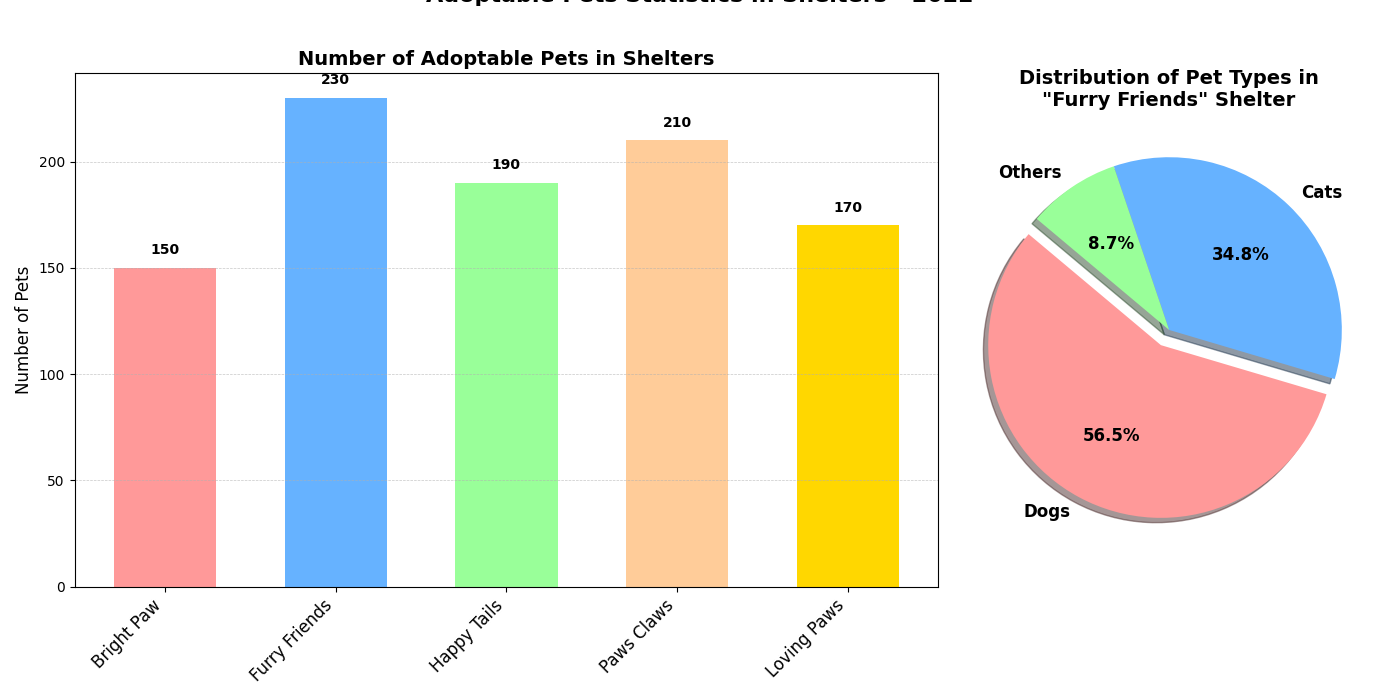

Here is the Python script that generated this plot:
import matplotlib.pyplot as plt
import numpy as np

# Backstory: The chart displays the annual number of adoptable pets in various shelters for the year 2022. 
# It helps to understand which shelter has the most number of pets waiting for a new home. Additionally, it includes 
# a subplot depicting the proportion of different types of pets (dog, cat, others) in the busiest shelter.

# Data Setup
shelters = ['Bright Paw', 'Furry Friends', 'Happy Tails', 'Paws Claws', 'Loving Paws']
adoptable_pets = [150, 230, 190, 210, 170]

# Detailed pet distribution for the busiest shelter 'Furry Friends'
pet_types = ['Dogs', 'Cats', 'Others']
pet_counts = [130, 80, 20]

x_positions = np.arange(len(shelters))
bar_width = 0.6

# Create the main bar chart for adoptable pets
fig, (ax1, ax2) = plt.subplots(1, 2, figsize=(14, 7), gridspec_kw={'width_ratios': [2, 1]})
fig.suptitle('Adoptable Pets Statistics in Shelters - 2022', fontsize=16, fontweight='bold', y=1.02)

# First subplot: Bar chart of adoptable pets in different shelters
bars = ax1.bar(x_positions, adoptable_pets, color=['#FF9999','#66B2FF','#99FF99','#FFCC99','#FFD700'], width=bar_width)

# Annotate each bar with the number of pets
for bar in bars:
    yval = bar.get_height()
    ax1.text(bar.get_x() + bar.get_width()/2, yval + 5, f'{yval}', ha='center', va='bottom', fontsize=10, fontweight='bold')

# Customize the x-axis
ax1.set_xticks(x_positions)
ax1.set_xticklabels(shelters, rotation=45, ha='right', fontsize=12)

# Set the title and labels
ax1.set_title("Number of Adoptable Pets in Shelters", fontsize=14, fontweight='bold')
ax1.set_ylabel("Number of Pets", fontsize=12)
ax1.yaxis.grid(True, linestyle='--', linewidth=0.5, alpha=0.7)

# Second subplot: Pie chart for different pet types in the busiest shelter
colors = ['#FF9999', '#66B2FF', '#99FF99']
explode = (0.1, 0, 0)  # explode the first slice (dogs)

ax2.pie(pet_counts, labels=pet_types, explode=explode, colors=colors,
        autopct='%1.1f%%', shadow=True, startangle=140, textprops={'fontsize': 12, 'fontweight':'bold'})
ax2.set_title(f'Distribution of Pet Types in\n"Furry Friends" Shelter', fontsize=14, fontweight='bold')

# Automatically adjust layout to prevent overlap and improve spacing
plt.tight_layout()

# Show the plot
plt.show()
